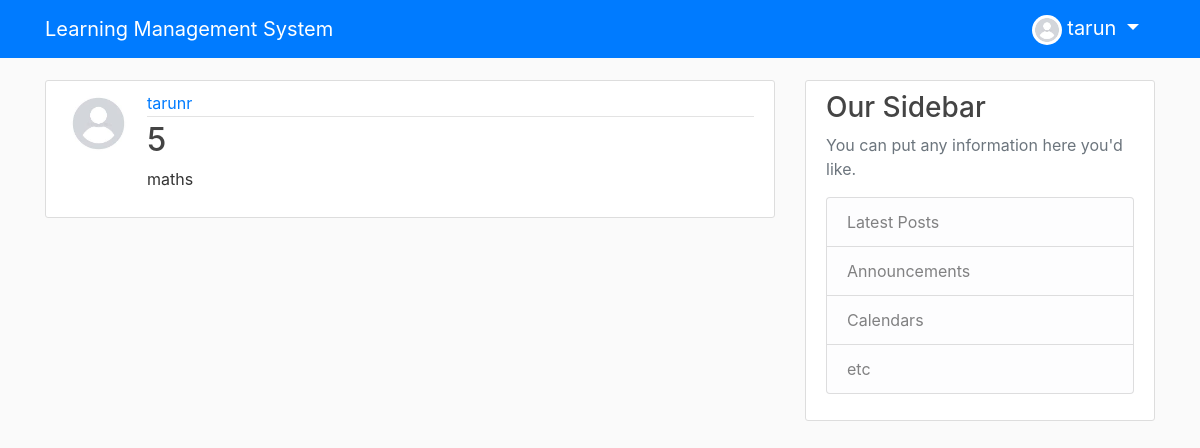
The app's page /post/1/ (signed in) with its own data.
### users/models.py (models this page shows, shortened)
class Profile(models.Model):
    user = models.OneToOneField(User, on_delete=models.CASCADE)
    image = models.ImageField(default='default.jpg', upload_to='profile_pics')

### blog/models.py (models this page shows, shortened)
class Post(models.Model):
    subject = models.CharField(max_length=100)
    section = models.CharField(max_length=60, choices=[("1","1"),("2","2"),("3","3"),("4","4"),("5","5"),("6","6"),("7","7"),("8","8"),("9","9"),("10","10"),("To be Filled","To be Filled")], default="To be Filled")
    instructor = models.ForeignKey(User, on_delete = models.CASCADE)

### blog/views.py (the view)
# urls.py: path('post/<int:pk>/', PostDetailView.as_view(), name='post-detail'),
class PostDetailView(DetailView):
    model = Post

### blog/templates/blog/post_detail.html (shortened to what this page needs)
{% extends "blog/base.html" %}
{% block content %}
                <article class="media content-section">
                        <img class="rounded-circle article-img" src="{{ object.instructor.profile.image.url }}">
                        <div class="media-body">
                                <div class="article-metadata">
                                        <a class="mr-2" href="{% url 'user-posts' object.instructor.username %}">{{ object.instructor }}</a>
                                </div>
                                <h2 class="article-title">{{ object.section }}</h2>
                                <p class="article-content">{{ object.subject }}</p>
                        </div>
                </article>
{% endblock content %}

### blog/templates/blog/base.html (shortened to what this page needs)
{% load static %}
<!DOCTYPE html>
<html>
        <head>
    		<link rel="stylesheet" href="https://stackpath.bootstrapcdn.com/bootstrap/4.5.1/css/bootstrap.min.css">
		<link rel="stylesheet" type="text/css" href="{% static 'blog/main.css' %}">
        </head>
        <body>
		<header class="site-header">
  			<nav class="navbar navbar-expand-md navbar-dark bg-primary fixed-top">
    				<div class="container">
					<a class="navbar-brand mr-4" >Learning Management System</a>
      					<div class="collapse navbar-collapse" id="navbarToggle">
        					<div class="navbar-nav">
							{% if user.is_authenticated %}
								<li class="nav-item dropdown">
									<a class="navbar-brand dropdown-toggle" href="#" id="navbarDropdown" role="button" data-toggle="dropdown" aria-haspopup="true" aria-expanded="false">
										<img class="rounded-circle" width="30" height="30" src="{{ user.profile.image.url }}">
										{{ user.username }}
									</a>
      								</li>
							{% endif %}
        					</div>
      					</div>
    				</div>
  			</nav>
		</header>
		<main role="main" class="container">
  			<div class="row">
    				<div class="col-md-8">
      					{% block content %}{% endblock %}
    				</div>
    				<div class="col-md-4">
      					<div class="content-section">
        					<h3>Our Sidebar</h3>
        					<p class='text-muted'>You can put any information here you'd like.
          					<ul class="list-group">
            						<li class="list-group-item list-group-item-light">Latest Posts</li>
            						<li class="list-group-item list-group-item-light">Announcements</li>
            						<li class="list-group-item list-group-item-light">Calendars</li>
            						<li class="list-group-item list-group-item-light">etc</li>
          					</ul>
        					</p>
      					</div>
    				</div>
  			</div>
		</main>
        </body>
</html>

### blog/static/blog/main.css (style rules this page uses)
body { background: #fafafa; color: #333333; margin-top: 5rem; }
h1, h2, h3, h4, h5, h6 { color: #444444; }
ul { margin: 0; }
.content-section { background: #ffffff; padding: 10px 20px; border: 1px solid #dddddd; border-radius: 3px; margin-bottom: 20px; }
.article-title { color: #444444; }
.article-content { white-space: pre-line; }
.article-img { height: 65px; width: 65px; margin-right: 16px; }
.article-metadata { padding-bottom: 1px; margin-bottom: 4px; border-bottom: 1px solid #e3e3e3 }

### records on screen
Post: instructor.profile.image (placeholder picture), instructor "tarunr", section "5", subject "maths"

### other values on screen
{{ user.username }} "tarun"
